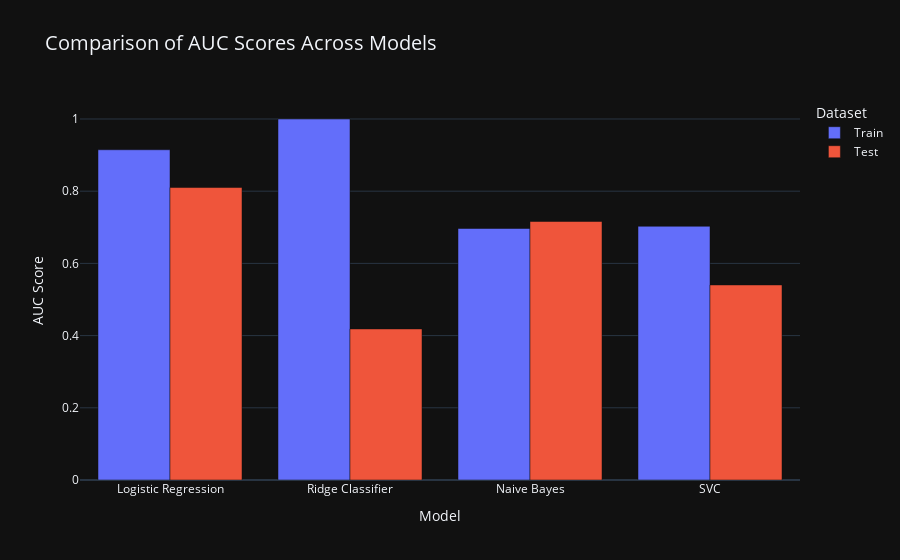

Notebook cell for this chart:
### Code cell
# AUC scores from all models
model_names = ['Logistic Regression', 'Ridge Classifier', 'Naive Bayes', 'SVC']
train_auc_scores = [logistic_train_auc, ridge_classifier_train_auc, naive_bayes_train_auc, svc_train_auc]
test_auc_scores = [logistic_test_auc, ridge_classifier_test_auc, naive_bayes_test_auc, svc_test_auc]

# Create a DataFrame for visualization
auc_data = pd.DataFrame({
    'Model': model_names * 2,
    'Dataset': ['Train'] * len(model_names) + ['Test'] * len(model_names),
    'AUC Score': train_auc_scores + test_auc_scores})

# Create the bar plot with the plotly_dark template
fig = px.bar(
    auc_data, 
    x='Model', 
    y='AUC Score', 
    color='Dataset', 
    barmode='group',
    title='Comparison of AUC Scores Across Models',
    labels={'AUC Score': 'AUC Score', 'Model': 'Classification Model'},
    template='plotly_dark'
)

# Customize layout
fig.update_layout(
    title_font_size=20,
    xaxis_title='Model',
    yaxis_title='AUC Score',
    legend_title='Dataset',
)

# Display the plot
fig.show()

### Figure 1 — Plotly figure (JSON) as saved in the notebook; plotly's stock layout.template omitted (floating-point values rounded to 4 significant figures)
{"data": [{"alignmentgroup": "True", "hovertemplate": "Dataset=Train<br>Classification Model=%{x}<br>AUC Score=%{y}<extra></extra>", "legendgroup": "Train", "marker": {"color": "#636efa", "pattern": {"shape": ""}}, "name": "Train", "offsetgroup": "Train", "orientation": "v", "showlegend": true, "textposition": "auto", "type": "bar", "x": ["Logistic Regression", "Ridge Classifier", "Naive Bayes", "SVC"], "xaxis": "x", "y": [0.9148, 1, 0.6967, 0.7028], "yaxis": "y"}, {"alignmentgroup": "True", "hovertemplate": "Dataset=Test<br>Classification Model=%{x}<br>AUC Score=%{y}<extra></extra>", "legendgroup": "Test", "marker": {"color": "#EF553B", "pattern": {"shape": ""}}, "name": "Test", "offsetgroup": "Test", "orientation": "v", "showlegend": true, "textposition": "auto", "type": "bar", "x": ["Logistic Regression", "Ridge Classifier", "Naive Bayes", "SVC"], "xaxis": "x", "y": [0.8102, 0.4185, 0.7161, 0.5403], "yaxis": "y"}], "layout": {"barmode": "group", "legend": {"title": {"text": "Dataset"}, "tracegroupgap": 0}, "title": {"font": {"size": 20}, "text": "Comparison of AUC Scores Across Models"}, "xaxis": {"anchor": "y", "domain": [0, 1], "title": {"text": "Model"}}, "yaxis": {"anchor": "x", "domain": [0, 1], "title": {"text": "AUC Score"}}}}
